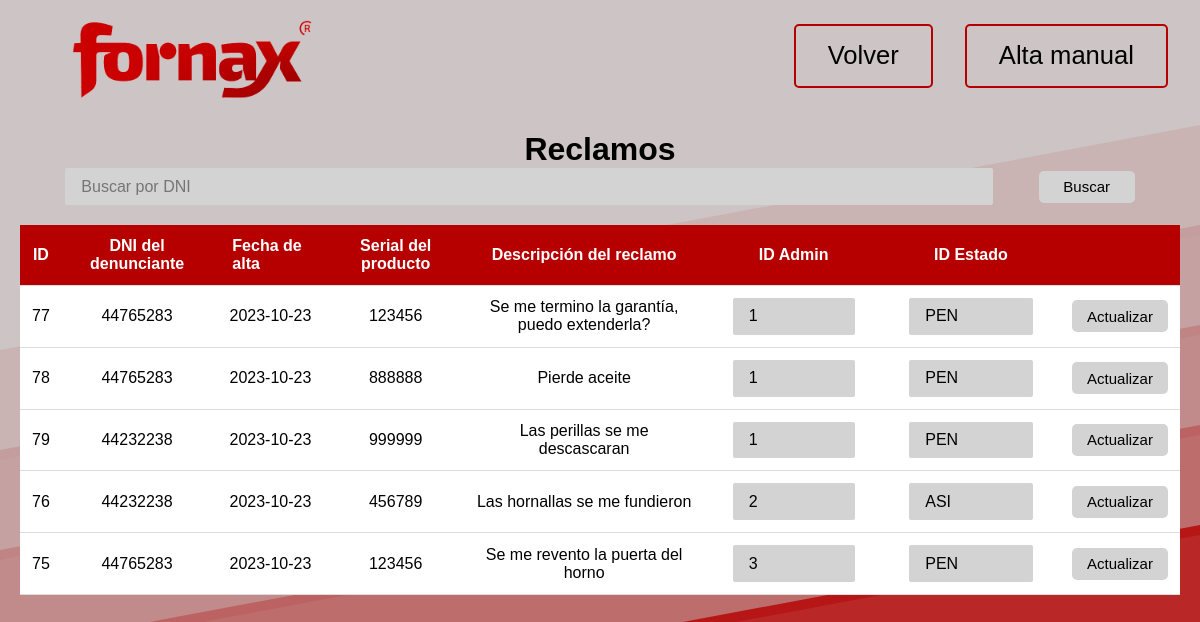
Screenshot of /admin/reclamos/reclamos.php with the database file from the repository.
### tables this page shows
CREATE TABLE `reclamos` (
  `id` int(11) NOT NULL,
  `dni` varchar(8) NOT NULL,
  `fecha` date NOT NULL,
  `serial` varchar(15) NOT NULL,
  `idadmin` int(11) DEFAULT NULL,
  `descripcion` varchar(100) NOT NULL,
  `idestado` varchar(3) DEFAULT NULL
);

### admin/reclamos/consultar_reclamos.php (the view, shortened to what this page needs)
<?php
$conn = new mysqli("localhost", "root", "", "fornaxpost");
$sql = "SELECT * FROM reclamos ORDER BY idadmin";
$result = $conn->query($sql);
if ($result->num_rows > 0) {
    while ($row = $result->fetch_assoc()) {
        echo "<tr>";
        echo "<td>" . $row["id"] . "</td>";
        echo "<td>" . $row["dni"] . "</td>";
        echo "<td>" . $row["fecha"] . "</td>";
        echo "<td>" . $row["serial"] . "</td>";
        echo "<td>" . $row["descripcion"] . "</td>";
        echo "<td><input id='idadmin_" . $row["id"] . "' type='text' value='" . $row["idadmin"] . "'></td>";
        echo "<td><input id='idestado_" . $row["id"] . "' type='text' value='" . $row["idestado"] . "'></td>";
        echo "<td><button class='boton' onclick='actualizarReclamo(" . $row["id"] . ")'>Actualizar</button></td>";
        echo "</tr>";
    }
} else {
    echo "<tr><td colspan='8'>No hay reclamos disponibles.</td></tr>";
}
?>

### admin/reclamos/reclamos.php (shortened to what this page needs)
<!DOCTYPE html>
<html lang="en">
<head>
    <link rel="stylesheet" href="styles.css">
</head>
<body>
    <div class="header">
        <div class="logo">
            <a href="../../index.html">
                <img src="logo-fornax-png.png">
            </a>
        </div>
        <nav class="menu">
            <div class="nav-links">
                <a href="../admin.php">Volver</a>
            </div>
            <div class="nav-links">
                <a href="../../reclamos/cliente.html">Alta manual</a>
            </div>
        </nav>
    </div>
    <div class="table-container">
        <h1>Reclamos</h1>
        <div class="search-bar">
            <input type="text" id="dniSearch" placeholder="Buscar por DNI">
            <button class='boton' onclick="buscarReclamosPorDNI()">Buscar</button>
        </div>
        <table>
            <thead>
                <tr>
                    <th>ID</th>
                    <th>DNI del denunciante</th>
                    <th class="wider-cell">Fecha de alta</th>
                    <th>Serial del producto</th>
                    <th>Descripción del reclamo</th>
                    <th>ID Admin</th>
                    <th>ID Estado</th>
                    <th></th>
                </tr>
            </thead>
            <tbody id='reclamosTable'>
                <?php
                include('consultar_reclamos.php');
                ?>
            </tbody>
        </table>
    </div>
</body>
</html>

### admin/reclamos/styles.css (style rules this page uses)
* { box-sizing: border-box; margin: 0; padding: 0; font-family: "Nunito", sans-serif; }
body { background-color: #cdc5c5; background-attachment: fixed; background-size: cover; height: 100vh; width: 100vw; display: flex; flex-direction: column; }
.header { display: flex; justify-content: space-between; align-items: center; padding: 0 2rem; }
.logo img { padding-top: 1rem; width: 20rem; height: auto; transition: all 0.1s; cursor: pointer; }
.nav-links { display: flex; align-items: center; border-radius: 5px; border: 2px solid #b60000; gap: 2rem; height: 4rem; padding: 1rem; justify-content: center; }
.nav-links a { text-decoration: none; color: black; display: inline-block; padding-left: 1rem; padding-right: 1rem; padding-top: 0.25rem; padding-bottom: 0.25rem; transition: all 0.1s; cursor: pointer; font-size: 1.6rem; }
nav { display: flex; justify-content: space-between; align-items: center; gap: 2rem; }
input { width: 80%; height: 2.3rem; background: lightgray; border: none; border-radius: 2px; padding: 1rem; font-size: 16px; }
button { height: 4rem; width: 10rem; font-size: 20px; border: none; border-radius: 5px; transition: all 0.1s; background-color: lightgray; }
.table-container { max-height: 90vh; overflow-y: auto; padding: 20px; text-align: center; }
table { width: 100%; border-collapse: collapse; background-color: white; max-height: 100%; }
.search-bar { margin-bottom: 20px; display: flex; justify-content: space-evenly; align-items: center; }
thead { background-color: #b60000; color: white; }
th, td { padding: 12px; text-align: center; border-bottom: 1px solid #ddd; }
.boton { height: 2rem; width: 6rem; font-size: 15px; border: none; border-radius: 5px; transition: all 0.1s; background-color: lightgray; }
.wider-cell { padding: 8px 20px; text-align: left; border-bottom: 1px solid #ddd; }

### rows the page displays
reclamos: id "77", dni "44765283", fecha "2023-10-23", serial "123456", descripcion "Se me termino la garantía, puedo extenderla?", idadmin "1", idestado "PEN"
reclamos: id "78", dni "44765283", fecha "2023-10-23", serial "888888", descripcion "Pierde aceite", idadmin "1", idestado "PEN"
reclamos: id "79", dni "44232238", fecha "2023-10-23", serial "999999", descripcion "Las perillas se me descascaran", idadmin "1", idestado "PEN"
reclamos: id "76", dni "44232238", fecha "2023-10-23", serial "456789", descripcion "Las hornallas se me fundieron", idadmin "2", idestado "ASI"
reclamos: id "75", dni "44765283", fecha "2023-10-23", serial "123456", descripcion "Se me revento la puerta del horno", idadmin "3", idestado "PEN"
